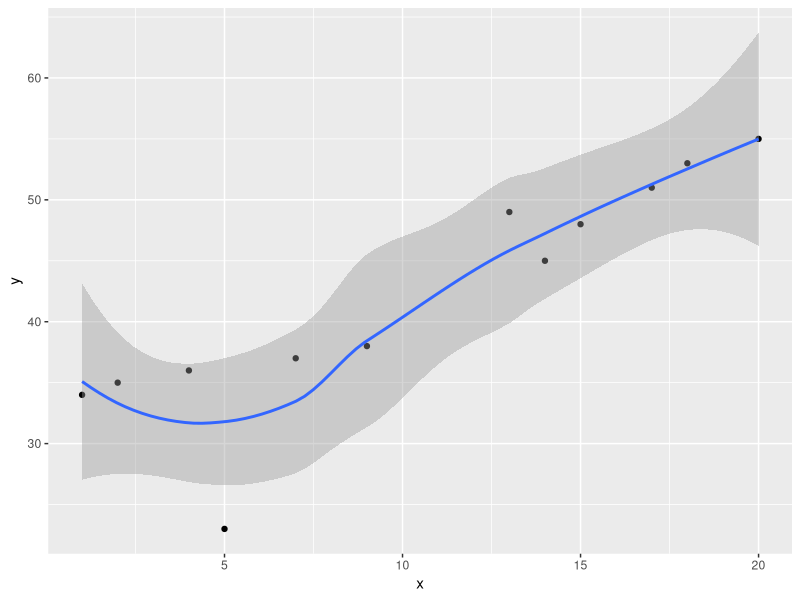
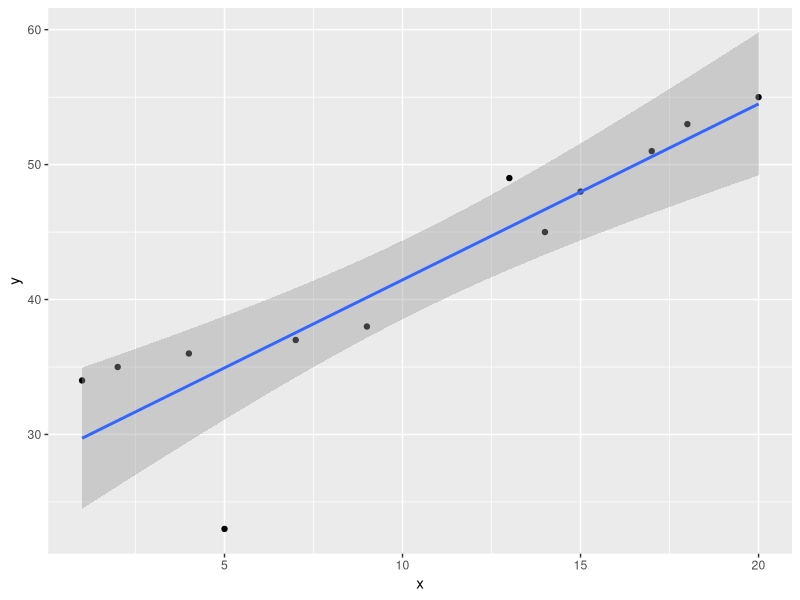
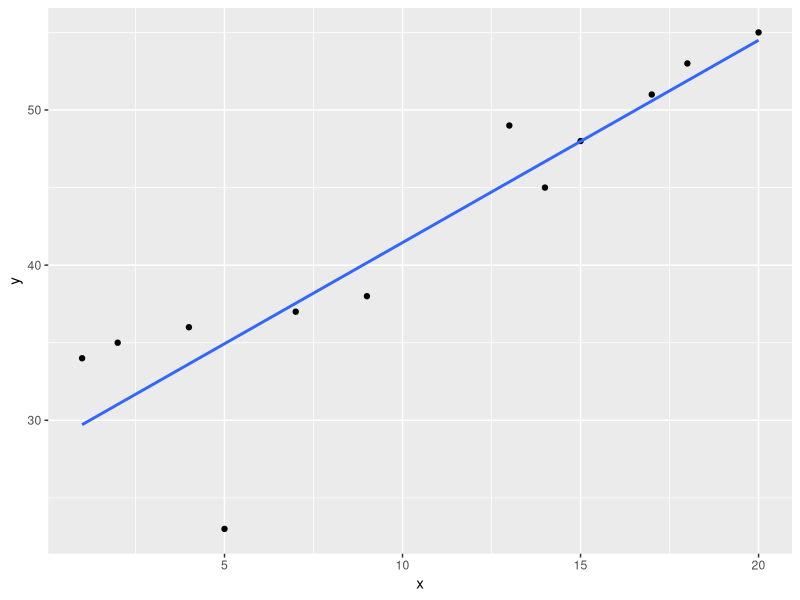
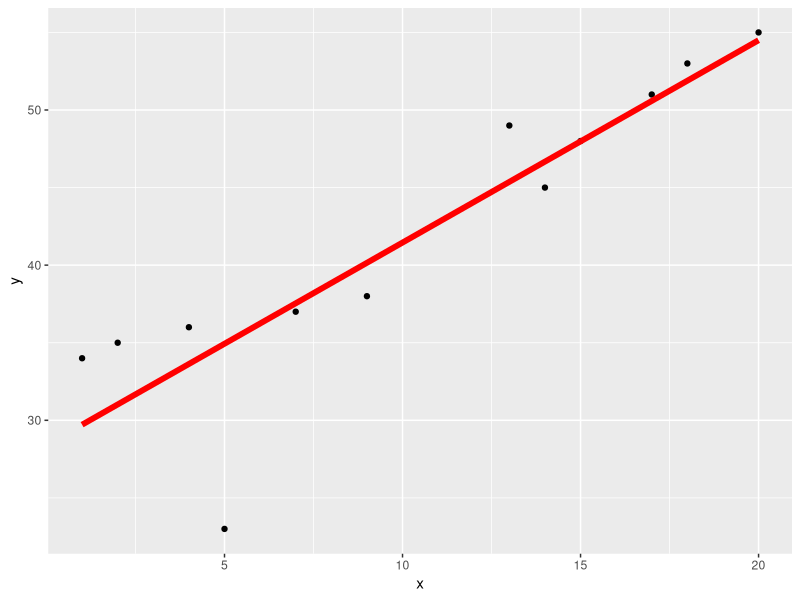

Reproduce these figures in R, in order.
# Example: Create Smooth Lines in ggplot2
df <- data.frame(x=c(1, 2, 4, 5, 7, 9, 13, 14, 15, 17, 18, 20),
                 y=c(34, 35, 36, 23, 37, 38, 49, 45, 48, 51, 53, 55))

library("ggplot2")

ggplot(df, aes(x=x, y=y)) +
  geom_point() + 
  geom_smooth()

# By default, the geom_smooth() function uses a loess method to fit
# the line to the dataset, but we can specify a different method such
# as lm to fit a straight line to the dataset instead:
ggplot(df, aes(x=x, y=y)) +
  geom_point() +
  geom_smooth(method="lm")

# We can also hide the standard error bands by specifying se=FALSE:
ggplot(df, aes(x=x, y=y)) +
  geom_point() +
  geom_smooth(method="lm", se=FALSE)

# You can also quickly change the size and color of the line by
# using the size and col arguments:
ggplot(df, aes(x=x, y=y)) +
  geom_point() + 
  geom_smooth(method = "lm", se=FALSE, col="red", size=2)
